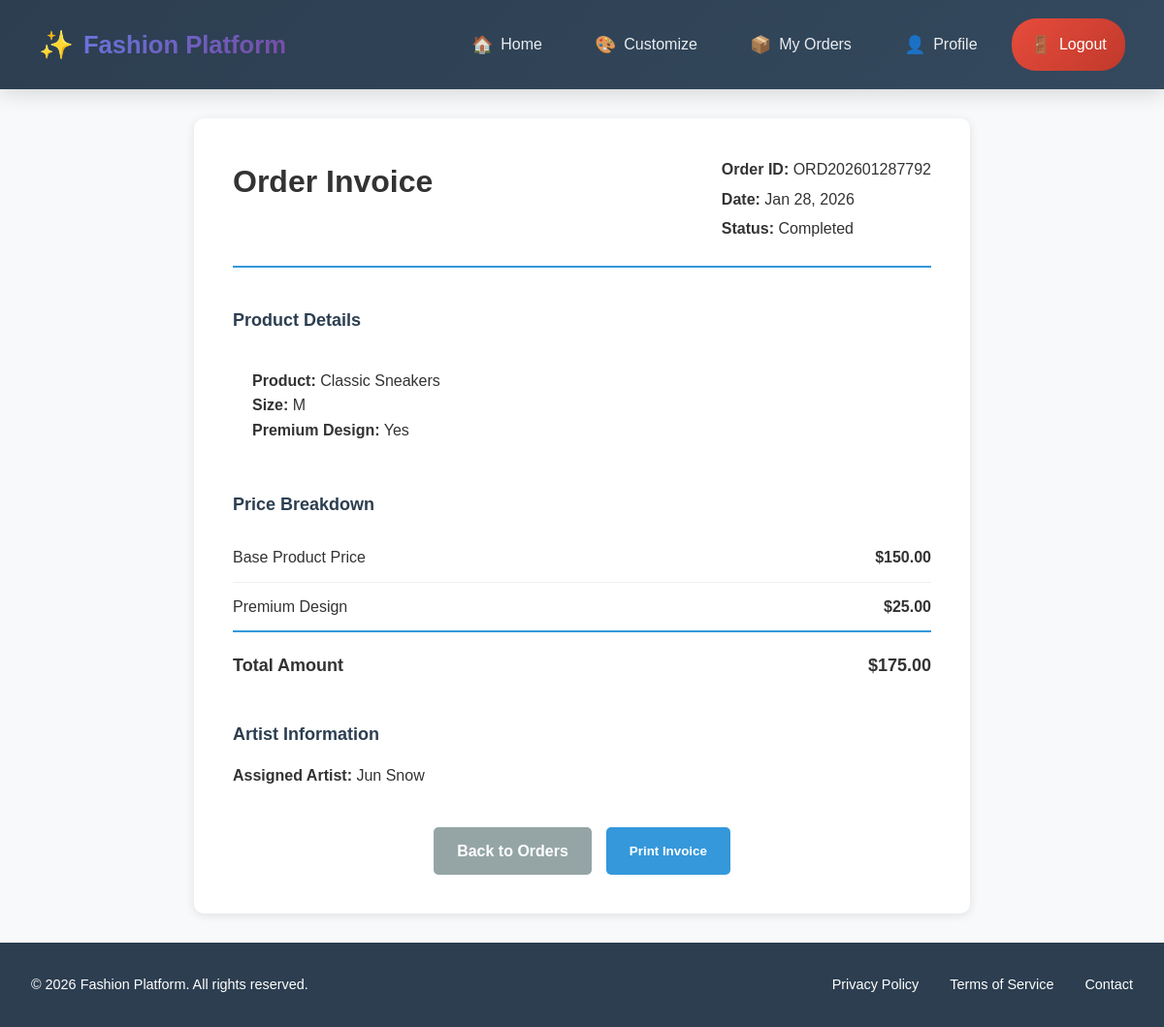
Screenshot of /customer/order_invoice.php?id=11 (signed in) with the database file from the repository.
### tables this page shows
CREATE TABLE `orders` (
  `id` int(11) NOT NULL,
  `order_id` varchar(50) NOT NULL,
  `customer_id` int(11) NOT NULL,
  `artist_id` int(11) DEFAULT NULL,
  `product_id` int(11) NOT NULL,
  `customization_details` longtext DEFAULT NULL CHECK (json_valid(`customization_details`)),
  `reference_images` text DEFAULT NULL,
  `total_price` decimal(10,2) NOT NULL,
  `status` enum('pending','assigned','in_progress','review','approved','completed','cancelled') DEFAULT 'pending',
  `deadline` date DEFAULT NULL,
  `created_at` timestamp NOT NULL DEFAULT current_timestamp(),
  `updated_at` timestamp NOT NULL DEFAULT current_timestamp() ON UPDATE current_timestamp()
);

CREATE TABLE `products` (
  `id` int(11) NOT NULL,
  `category_id` int(11) DEFAULT NULL,
  `name` varchar(100) NOT NULL,
  `description` text DEFAULT NULL,
  `base_price` decimal(10,2) NOT NULL,
  `image` varchar(255) DEFAULT NULL,
  `featured` tinyint(1) DEFAULT 0,
  `customization_options` longtext DEFAULT NULL CHECK (json_valid(`customization_options`)),
  `is_active` tinyint(1) DEFAULT 1,
  `created_at` timestamp NOT NULL DEFAULT current_timestamp(),
  `contact_info` varchar(255) DEFAULT NULL
);

CREATE TABLE `users` (
  `id` int(11) NOT NULL,
  `name` varchar(100) NOT NULL,
  `email` varchar(100) NOT NULL,
  `password` varchar(255) NOT NULL,
  `role` enum('admin','artist','customer') NOT NULL,
  `phone` varchar(20) DEFAULT NULL,
  `address` text DEFAULT NULL,
  `profile_image` varchar(255) DEFAULT NULL,
  `is_active` tinyint(1) DEFAULT 1,
  `created_at` timestamp NOT NULL DEFAULT current_timestamp(),
  `updated_at` timestamp NOT NULL DEFAULT current_timestamp() ON UPDATE current_timestamp(),
  `is_approved` tinyint(1) DEFAULT 1
);

### includes/price_calculator.php (called while the page is built, shortened)
<?php
function getPriceBreakdown($product_id, $customization_details, $db) {
    $query = "SELECT base_price FROM products WHERE id = :product_id";
    $stmt = $db->prepare($query);
    $stmt->bindParam(':product_id', $product_id);
    $stmt->execute();
    $product = $stmt->fetch(PDO::FETCH_ASSOC);
    $breakdown = [
        'base_price' => $product['base_price'] ?? 0,
        'size_price' => 0,
        'premium_price' => 0,
        'text_price' => 0,
        'total_price' => $product['base_price'] ?? 0
    ];
    $customization = json_decode($customization_details, true);
    if ($customization) {
        if (isset($customization['premium']) && $customization['premium'] == '1') {
            $breakdown['premium_price'] = 25;
        }
        $breakdown['total_price'] = $breakdown['base_price'] + $breakdown['size_price'] +
                                   $breakdown['premium_price'] + $breakdown['text_price'];
    }
    return $breakdown;
}
?>

### customer/order_invoice.php (the view, shortened to what this page needs)
<?php
require_once '../config/database.php';
require_once '../includes/price_calculator.php';
$order_id = $_GET['id'];
$customer_id = $_SESSION['user_id'];
$query = "SELECT o.*, p.name as product_name, p.image as product_image,
          u.name as artist_name
          FROM orders o
          JOIN products p ON o.product_id = p.id
          LEFT JOIN users u ON o.artist_id = u.id
          WHERE o.id = :order_id AND o.customer_id = :customer_id";
$stmt = $db->prepare($query);
$stmt->bindParam(':order_id', $order_id);
$stmt->bindParam(':customer_id', $customer_id);
$stmt->execute();
$order = $stmt->fetch(PDO::FETCH_ASSOC);
$breakdown = getPriceBreakdown($order['product_id'], $order['customization_details'], $db);
$customization = json_decode($order['customization_details'], true);
include '../includes/header.php';
?>
<div class="customer-container">
    <main class="content">
        <div class="invoice-container">
            <div class="invoice-header">
                <h1>Order Invoice</h1>
                <div class="invoice-info">
                    <p><strong>Order ID:</strong> <?php echo $order['order_id']; ?></p>
                    <p><strong>Date:</strong> <?php echo date('M j, Y', strtotime($order['created_at'])); ?></p>
                    <p><strong>Status:</strong>
                        <span class="status status-<?php echo $order['status']; ?>">
                            <?php echo ucfirst(str_replace('_', ' ', $order['status'])); ?>
                        </span>
                    </p>
                </div>
            </div>
            <div class="invoice-details">
                <div class="product-section">
                    <h3>Product Details</h3>
                    <div class="product-info">
                        <p><strong>Product:</strong> <?php echo $order['product_name']; ?></p>
                        <?php if ($customization): ?>
                            <?php if (isset($customization['size'])): ?>
                                <p><strong>Size:</strong> <?php echo $customization['size']; ?></p>
                            <?php endif; ?>
                            <?php if (isset($customization['premium']) && $customization['premium'] == '1'): ?>
                                <p><strong>Premium Design:</strong> Yes</p>
                            <?php endif; ?>
                        <?php endif; ?>
                    </div>
                </div>
                <div class="price-section">
                    <h3>Price Breakdown</h3>
                    <table class="price-table">
                        <tr>
                            <td>Base Product Price</td>
                            <td>$<?php echo number_format($breakdown['base_price'], 2); ?></td>
                        </tr>
                        <?php if ($breakdown['premium_price'] > 0): ?>
                        <tr>
                            <td>Premium Design</td>
                            <td>$<?php echo number_format($breakdown['premium_price'], 2); ?></td>
                        </tr>
                        <?php endif; ?>
                        <tr class="total-row">
                            <td><strong>Total Amount</strong></td>
                            <td><strong>$<?php echo number_format($breakdown['total_price'], 2); ?></strong></td>
                        </tr>
                    </table>
                </div>
                <?php if ($order['artist_name']): ?>
                <div class="artist-section">
                    <h3>Artist Information</h3>
                    <p><strong>Assigned Artist:</strong> <?php echo $order['artist_name']; ?></p>
                </div>
                <?php endif; ?>
            </div>
            <div class="invoice-actions">
                <a href="orders.php" class="btn-back">Back to Orders</a>
                <button onclick="window.print()" class="btn-print">Print Invoice</button>
            </div>
        </div>
    </main>
</div>
<?php include '../includes/footer.php'; ?>

### assets/css/style.css (style rules this page uses)
* { margin: 0; padding: 0; box-sizing: border-box; }
body { font-family: 'Arial', sans-serif; line-height: 1.6; color: #333; background-color: #f8f9fa; }
.content { margin-left: 250px; padding: 30px; width: calc(100% - 250px); }
.customer-container .content { margin-left: 0; width: 100%; }
.product-info { padding: 20px; }

### customer/order_invoice.php (style rules this page uses)
.invoice-container { max-width: 800px; margin: 0 auto; background: white; padding: 40px; border-radius: 10px; box-shadow: 0 2px 10px rgba(0,0,0,0.1); }
.invoice-header { display: flex; justify-content: space-between; align-items: flex-start; margin-bottom: 40px; padding-bottom: 20px; border-bottom: 2px solid #3498db; }
.invoice-info p { margin-bottom: 5px; }
.invoice-details { margin-bottom: 40px; }
.product-section, .price-section, .artist-section { margin-bottom: 30px; }
.product-section h3, .price-section h3, .artist-section h3 { color: #2c3e50; margin-bottom: 15px; font-size: 18px; }
.price-table { width: 100%; border-collapse: collapse; }
.price-table td { padding: 12px 0; border-bottom: 1px solid #ecf0f1; }
.price-table td:last-child { text-align: right; font-weight: bold; }
.total-row { border-top: 2px solid #3498db; font-size: 18px; }
.total-row td { padding-top: 20px; border-bottom: none; }
.invoice-actions { display: flex; gap: 15px; justify-content: center; }
.btn-back, .btn-print { padding: 12px 24px; border-radius: 5px; text-decoration: none; font-weight: bold; border: none; cursor: pointer; }
.btn-back { background: #95a5a6; color: white; }
.btn-print { background: #3498db; color: white; }

### rows the page displays
orders: order "ORD202601287792", created_at "Jan 28, 2026", status "Completed", product.name "Classic Sneakers", customization_details "M", artist.name "Jun Snow"

### other values shown
$breakdown['base_price'] "150.00"
$breakdown['premium_price'] "25.00"
$breakdown['total_price'] "175.00"
